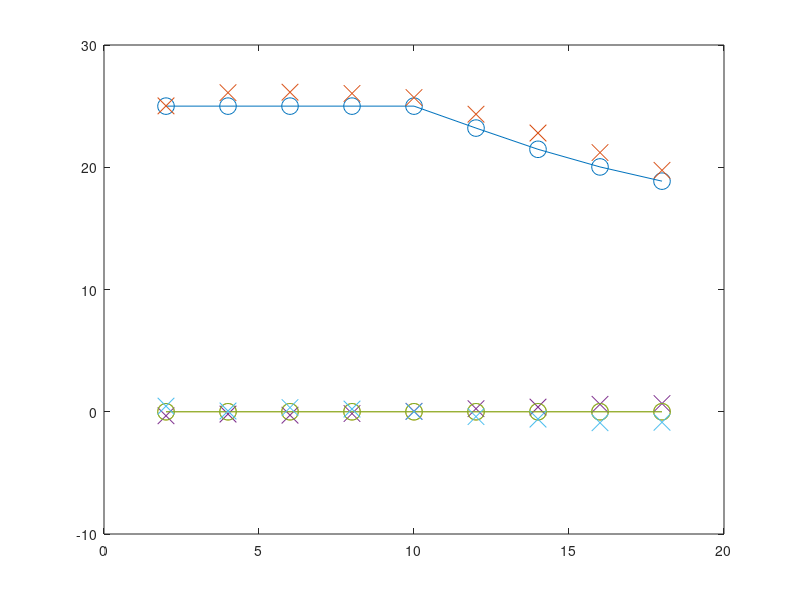
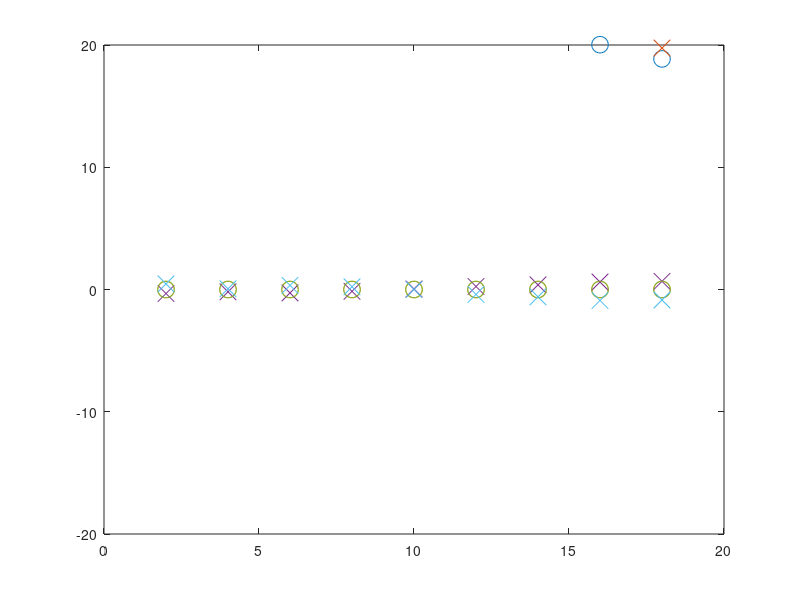
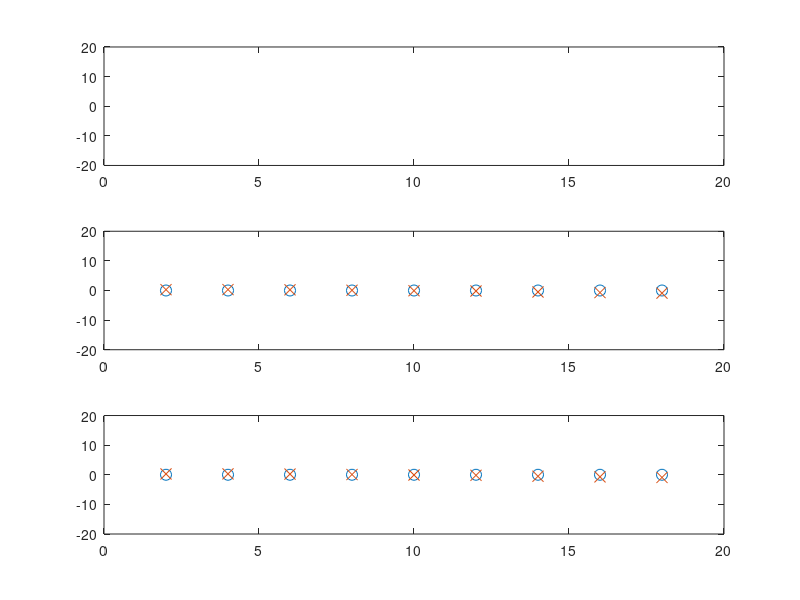
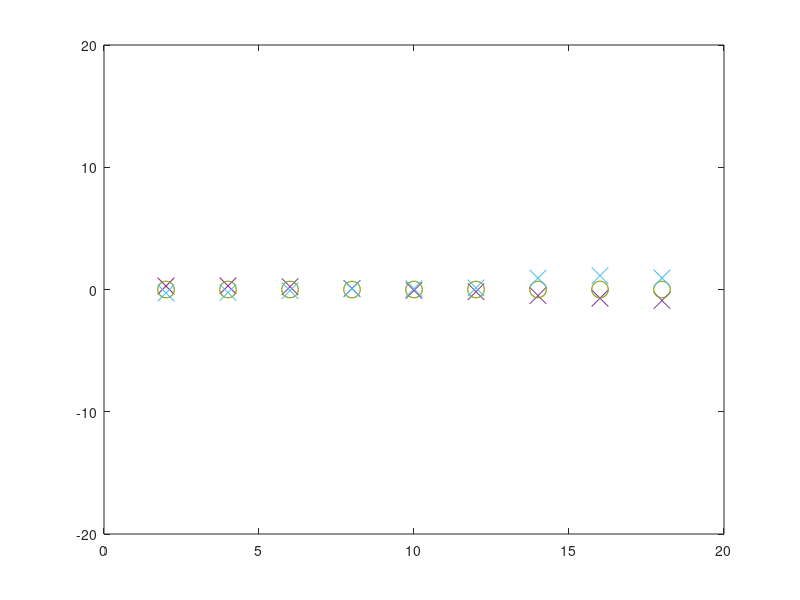

These figures' MATLAB source, in order:
x = 2:2:18;

B_ideal_mcl = [25	0	0
25	0	0
25	0	0
25	0	0
25	0	0
23.20425691	0	0
21.46864377	0	0
20.02666258	0	0
18.86279685	0	0];


B_exp_mcl = [25.02	-0.33	0.46
26.1	-0.19	0.06
26.14	-0.28	0.34
26.04	-0.15	0.22
25.7	0.04	0.01
24.34	0.25	-0.4
22.8	0.38	-0.6
21.2	0.61	-0.9
19.75	0.67	-0.86];


B_ideal_inff = [25	0	0
25	0	0
25	0	0
25	0	0
25	0	0
25	0	0
25	0	0
25	0	0
25	0	0];



B_exp_inff = [25.54	0.28	-0.28
25.76	0.3	-0.25
25.84	0.23	-0.1
25.68	0.08	0.05
25.28	-0.08	0.07
25.88	-0.18	0.13
26.02	-0.5	0.93
25.97	-0.71	1.13
26.79	-0.9	0.94];



Bmag_ideal_mcl = sqrt(sum(B_ideal_mcl'.^2));
Bmag_exp_mcl = sqrt(sum(B_exp_mcl'.^2));

Bmag_ideal_inff = sqrt(sum(B_ideal_inff'.^2));
Bmag_exp_inff = sqrt(sum(B_exp_inff'.^2));

point_size1 = 12;
point_size2 = 8;

figure(1)
plot(x,B_ideal_mcl(:,1),'-o','MarkerSize',point_size1)
hold on 
plot(x,B_exp_mcl(:,1),'x','MarkerSize',point_size1)
plot(x,B_ideal_mcl(:,2),'-o','MarkerSize',point_size1)
plot(x,B_exp_mcl(:,2),'x','MarkerSize',point_size1)
plot(x,B_ideal_mcl(:,3),'-o','MarkerSize',point_size1)
plot(x,B_exp_mcl(:,3),'x','MarkerSize',point_size1)
xlim([0 20]);
ylim([-10 30]);

figure(2)
plot(x,B_ideal_mcl(:,1),'o','MarkerSize',point_size1)
hold on 
plot(x,B_exp_mcl(:,1),'x','MarkerSize',point_size1)
plot(x,B_ideal_mcl(:,2),'o','MarkerSize',point_size1)
plot(x,B_exp_mcl(:,2),'x','MarkerSize',point_size1)
plot(x,B_ideal_mcl(:,3),'o','MarkerSize',point_size1)
plot(x,B_exp_mcl(:,3),'x','MarkerSize',point_size1)
hold off
xlim([0 20]);
ylim([-20 20]);


figure(5)
subplot(3,1,1)
plot(x,B_ideal_mcl(:,1),'o','MarkerSize',point_size2)
hold on 
plot(x,B_exp_mcl(:,1),'x','MarkerSize',point_size2)
hold off
xlim([0 20]);
ylim([-20 20]);
subplot(3,1,2)
plot(x,B_ideal_mcl(:,2),'o','MarkerSize',point_size2)
hold on 
plot(x,B_exp_mcl(:,2),'x','MarkerSize',point_size2)
hold off
xlim([0 20]);
ylim([-20 20]);
subplot(3,1,3)
plot(x,B_ideal_mcl(:,3),'o','MarkerSize',point_size2)
hold on 
plot(x,B_exp_mcl(:,3),'x','MarkerSize',point_size2)
hold off
xlim([0 20]);
ylim([-20 20]);


figure(6)
plot(x,B_ideal_inff(:,1),'o','MarkerSize',point_size1)
hold on 
plot(x,B_exp_inff(:,1),'x','MarkerSize',point_size1)
plot(x,B_ideal_inff(:,2),'o','MarkerSize',point_size1)
plot(x,B_exp_inff(:,2),'x','MarkerSize',point_size1)
plot(x,B_ideal_inff(:,3),'o','MarkerSize',point_size1)
plot(x,B_exp_inff(:,3),'x','MarkerSize',point_size1)
hold off
xlim([0 20]);
ylim([-20 20]);

figure(7)
plot(x,B_ideal_inff(:,1),'-o','MarkerSize',point_size1)
hold on 
plot(x,B_exp_inff(:,1),'x','MarkerSize',point_size1)
plot(x,B_ideal_inff(:,2),'-o','MarkerSize',point_size1)
plot(x,B_exp_inff(:,2),'x','MarkerSize',point_size1)
plot(x,B_ideal_inff(:,3),'-o','MarkerSize',point_size1)
plot(x,B_exp_inff(:,3),'x','MarkerSize',point_size1)
hold off
hold off
xlim([0 20]);
ylim([-10 30]);
figure(5)
subplot(3,1,1)
plot(x,B_ideal_inff(:,1),'o','MarkerSize',point_size2)
hold on 
plot(x,B_exp_inff(:,1),'x','MarkerSize',point_size2)
hold off
xlim([0 20]);
ylim([-20 20]);
subplot(3,1,2)
plot(x,B_ideal_inff(:,2),'o','MarkerSize',point_size2)
hold on 
plot(x,B_exp_inff(:,2),'x','MarkerSize',point_size2)
xlim([0 20]);
ylim([-20 20]);
subplot(3,1,3)
plot(x,B_ideal_inff(:,2),'o','MarkerSize',point_size2)
hold on 
plot(x,B_exp_inff(:,2),'x','MarkerSize',point_size2)
xlim([0 20]);
ylim([-20 20]);


